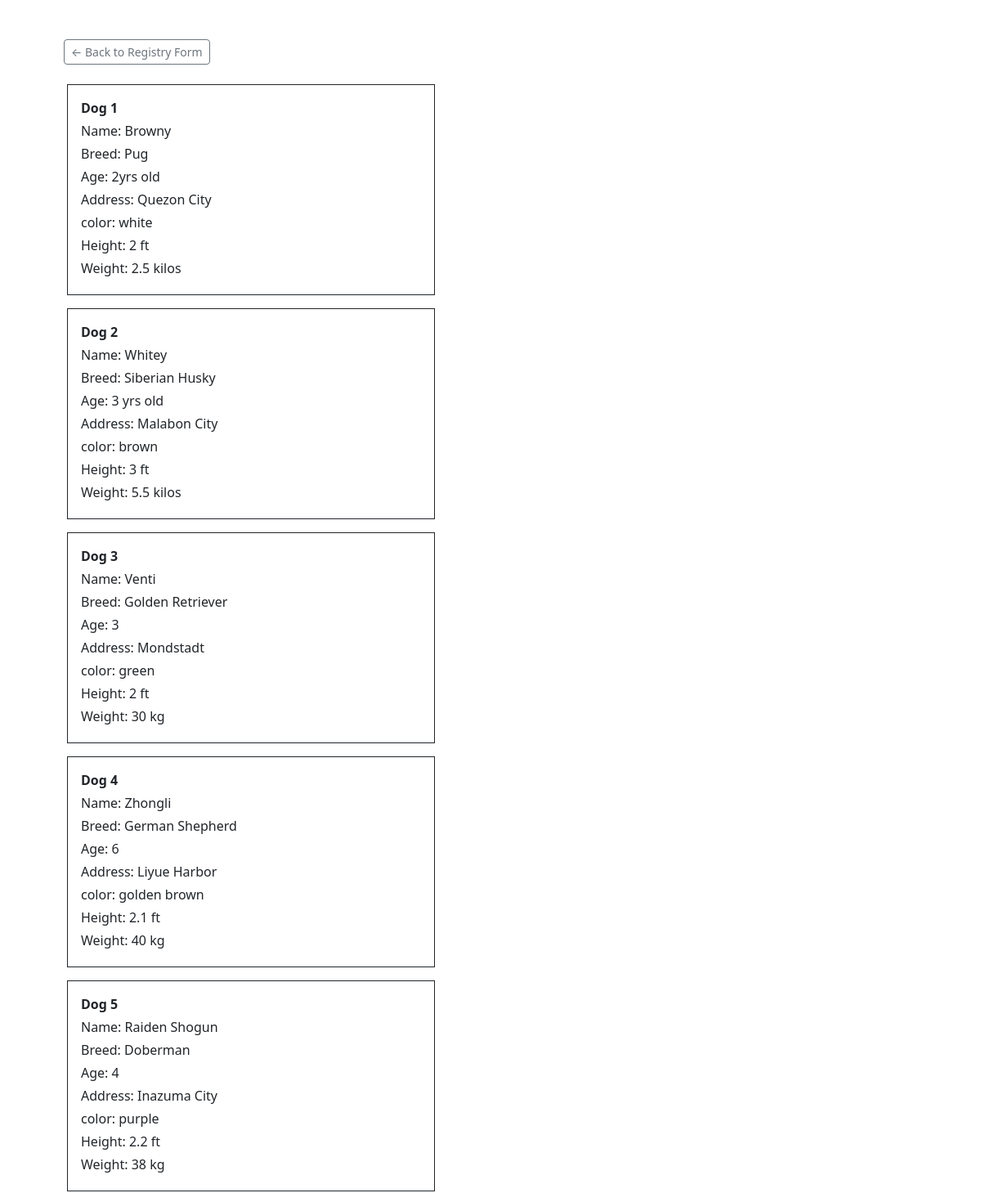
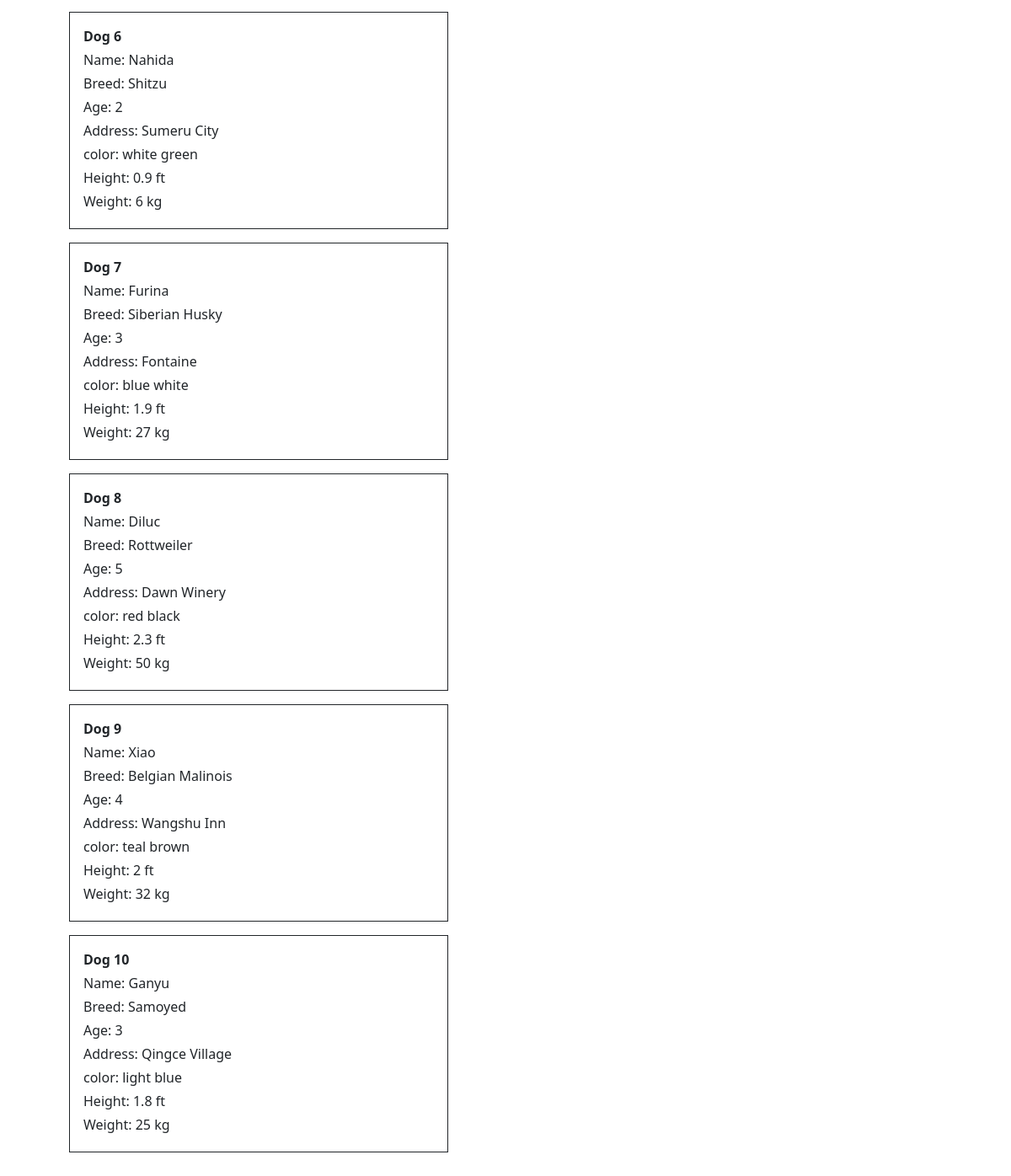
Page /FA6/DogView.php on the committed database (2 pictures, top to bottom).
### tables this page shows
CREATE TABLE `dogs` (
  `id` int(11) NOT NULL,
  `name` varchar(100) NOT NULL,
  `breed` varchar(100) NOT NULL,
  `age` varchar(50) NOT NULL,
  `address` varchar(150) NOT NULL,
  `color` varchar(50) NOT NULL,
  `height` varchar(50) NOT NULL,
  `weight` varchar(50) NOT NULL
);

### FA6/DogView.php (the view, shortened to what this page needs)
<?php
require_once 'db.php';
try {
    $stmt = $pdo->query("SELECT * FROM dogs ORDER BY id ASC");
    $dogs = $stmt->fetchAll(PDO::FETCH_ASSOC);
} catch (PDOException $e) {
    die("Database query error: " . $e->getMessage());
}
?>
<!DOCTYPE html>
<html lang="en">
<head>
    <link href="https://cdn.jsdelivr.net/npm/bootstrap@5.3.3/dist/css/bootstrap.min.css" rel="stylesheet">
</head>
<body class="bg-white">
    <div class="container p-5">
        <div class="row justify-content-start mb-4">
            <div class="col-md-6">
                <a href="DogRegister.php" class="btn btn-outline-secondary btn-sm">← Back to Registry Form</a>
            </div>
        </div>
        <div class="row">
            <div class="col col-md-6">
                <?php if (empty($dogs)): ?>
                    <p class="text-muted">No database entries currently found inside the dogs table.</p>
                <?php else: ?>
                    <?php $count = 1; ?>
                    <?php foreach ($dogs as $dog): ?>
                        <div class="border border-dark p-3 mb-3 bg-white mx-1" style="max-width: 450px;">
                            <p class="mb-1"><strong>Dog <?= $count++; ?></strong></p>
                            <p class="mb-1 text-capitalize">Name: <?= htmlspecialchars($dog['name'] ?? ''); ?></p>
                            <p class="mb-1">Breed: <?= htmlspecialchars($dog['breed'] ?? ''); ?></p>
                            <p class="mb-1">Age: <?= htmlspecialchars($dog['age'] ?? ''); ?></p>
                            <p class="mb-1">Address: <?= htmlspecialchars($dog['address'] ?? ''); ?></p>
                            <p class="mb-1 text-lowercase">Color: <?= htmlspecialchars($dog['color'] ?? ''); ?></p>
                            <p class="mb-1">Height: <?= htmlspecialchars($dog['height'] ?? ''); ?></p>
                            <p class="mb-1">Weight: <?= htmlspecialchars($dog['weight'] ?? ''); ?></p>
                        </div>
                    <?php endforeach; ?>
                <?php endif; ?>
            </div>
        </div>
    </div>
</body>
</html>

### rows in the picture
dogs: name "Browny", breed "Pug", age "2yrs old", address "Quezon City", color "white", height "2 ft", weight "2.5 kilos"
dogs: name "Whitey", breed "Siberian Husky", age "3 yrs old", address "Malabon City", color "brown", height "3 ft", weight "5.5 kilos"
dogs: name "Venti", breed "Golden Retriever", age "3", address "Mondstadt", color "green", height "2 ft", weight "30 kg"
dogs: name "Zhongli", breed "German Shepherd", age "6", address "Liyue Harbor", color "golden brown", height "2.1 ft", weight "40 kg"
dogs: name "Raiden Shogun", breed "Doberman", age "4", address "Inazuma City", color "purple", height "2.2 ft", weight "38 kg"
dogs: name "Nahida", breed "Shitzu", age "2", address "Sumeru City", color "white green", height "0.9 ft", weight "6 kg"
dogs: name "Furina", breed "Siberian Husky", age "3", address "Fontaine", color "blue white", height "1.9 ft", weight "27 kg"
dogs: name "Diluc", breed "Rottweiler", age "5", address "Dawn Winery", color "red black", height "2.3 ft", weight "50 kg"
dogs: name "Xiao", breed "Belgian Malinois", age "4", address "Wangshu Inn", color "teal brown", height "2 ft", weight "32 kg"
dogs: name "Ganyu", breed "Samoyed", age "3", address "Qingce Village", color "light blue", height "1.8 ft", weight "25 kg"
